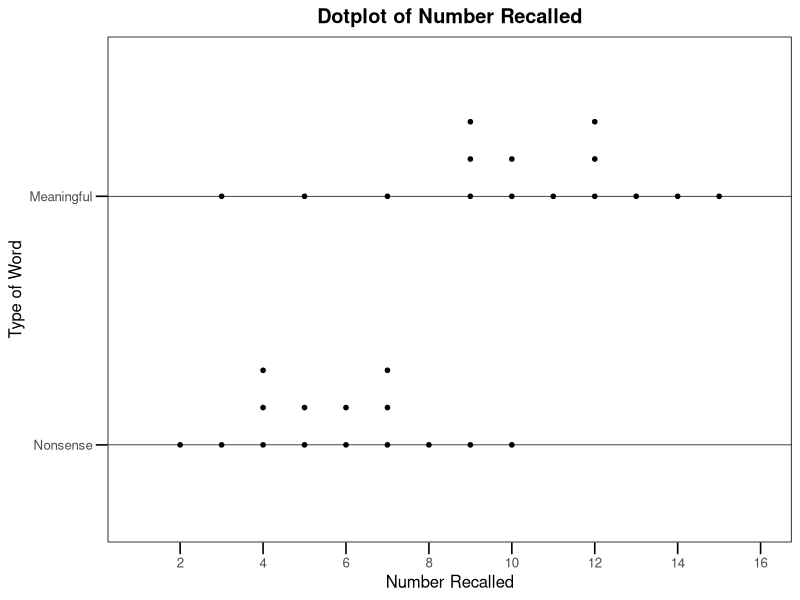
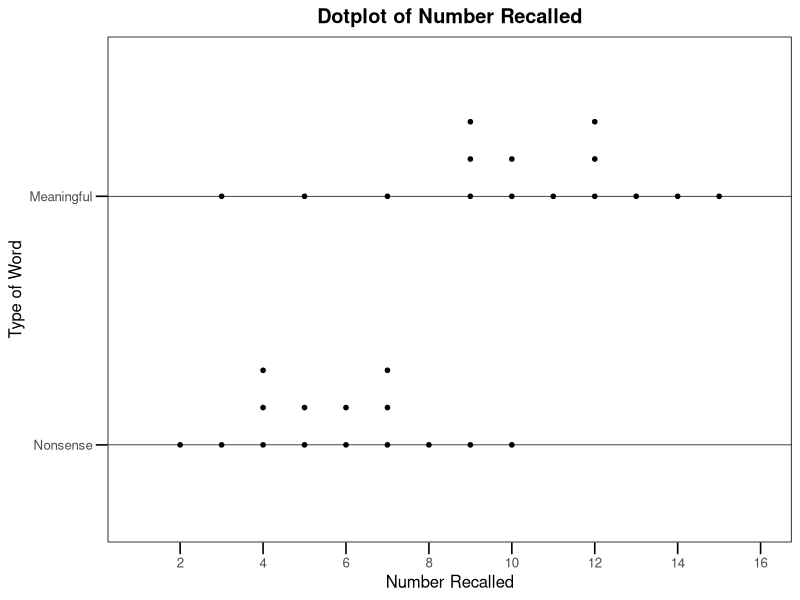

Write the R code that produced these figures, in order.
library(ggplot2)
library(dplyr)
library(tidyr)

# Lấy đường dẫn file .R đang chạy
args <- commandArgs(trailingOnly = FALSE)
file_arg <- grep("^--file=", args, value = TRUE)

script_path <- if (length(file_arg) > 0) {
  sub("^--file=", "", file_arg)
} else {
  stop("Script must be run via Rscript")
}

# Tạo tên PDF giống tên file .R
out_pdf <- sub("\\.R$", ".pdf", basename(script_path))

# -----------------------
# Data
# -----------------------
meaningful <- c(12, 15, 12, 12, 10, 3, 7, 11, 9, 14, 9, 10, 9, 5, 13)
nonsense   <- c(4, 6, 6, 5, 7, 5, 4, 7, 9, 10, 4, 8, 7, 3, 2)

# -----------------------
# Parameters (chỉ chỉnh ở đây)
# -----------------------
x_min <- 1
x_max <- 16
x_breaks <- seq(2, 16, 2)

base_nonsense   <- 1.0
base_meaningful <- 2.0

# (1) Khoảng cách chồng: nhỏ để giống mẫu nhưng đủ để không dính
# Nếu vẫn dính: tăng nhẹ lên 0.07; nếu quá thưa: giảm xuống 0.05
stack_step <- 0.15

# (1) Kích thước chấm: giảm nhẹ để có khe trắng giữa các chấm chồng
# Nếu muốn nhỏ hơn nữa: 1.8; nếu muốn to hơn: 2.2
pt_size <- 1.25

# (2) Độ dày nét: tách riêng
frame_w     <- 0.55  # khung + tick
base_line_w <- 0.25  # 2 đường ngang xuyên qua điểm (mảnh hơn)

# -----------------------
# Build stacked coordinates automatically
# -----------------------
df <- bind_rows(
  tibble(type = "Meaningful", x = meaningful, base = base_meaningful),
  tibble(type = "Nonsense",   x = nonsense,   base = base_nonsense)
) |>
  arrange(type, x) |>
  group_by(type, x) |>
  mutate(k = row_number()) |>
  ungroup() |>
  mutate(y = base + (k - 1) * stack_step)

# -----------------------
# Plot
# -----------------------
p <- ggplot(df, aes(x = x, y = y)) +
  # two baselines like the sample (mảnh hơn)
  geom_hline(yintercept = base_nonsense,   linewidth = base_line_w, color = "black") +
  geom_hline(yintercept = base_meaningful, linewidth = base_line_w, color = "black") +
  # points
  geom_point(size = pt_size, color = "black") +
  # y labels at the baselines
  scale_y_continuous(
    breaks = c(base_nonsense, base_meaningful),
    labels = c("Nonsense", "Meaningful"),
    limits = c(0.7, 2.55)
  ) +
  scale_x_continuous(
    limits = c(x_min, x_max),
    breaks = x_breaks
  ) +
  labs(
    title = "Dotplot of Number Recalled",
    x = "Number Recalled",
    y = "Type of Word"
  ) +
  theme_classic(base_size = 12) +
  theme(
    plot.title = element_text(hjust = 0.5, face = "bold"),
    panel.border = element_rect(fill = NA, color = "black", linewidth = frame_w),
    axis.line = element_blank(),
    axis.ticks = element_line(color = "black", linewidth = frame_w),
    axis.ticks.length = grid::unit(3, "mm")
  )

# -----------------------
# Export PDF
# -----------------------

#ggsave("fhsm_2009_p75_1_r.pdf", plot = p, width = 8.8, height = 2.1, units = "in")

ggsave(out_pdf, plot = p, width = 8.8, height = 2.1, units = "in")
ggsave("fhsm_2009_p75_1_a.svg", plot = p,
       width = 8.8, height = 2.1, units = "in", device = "svg")
